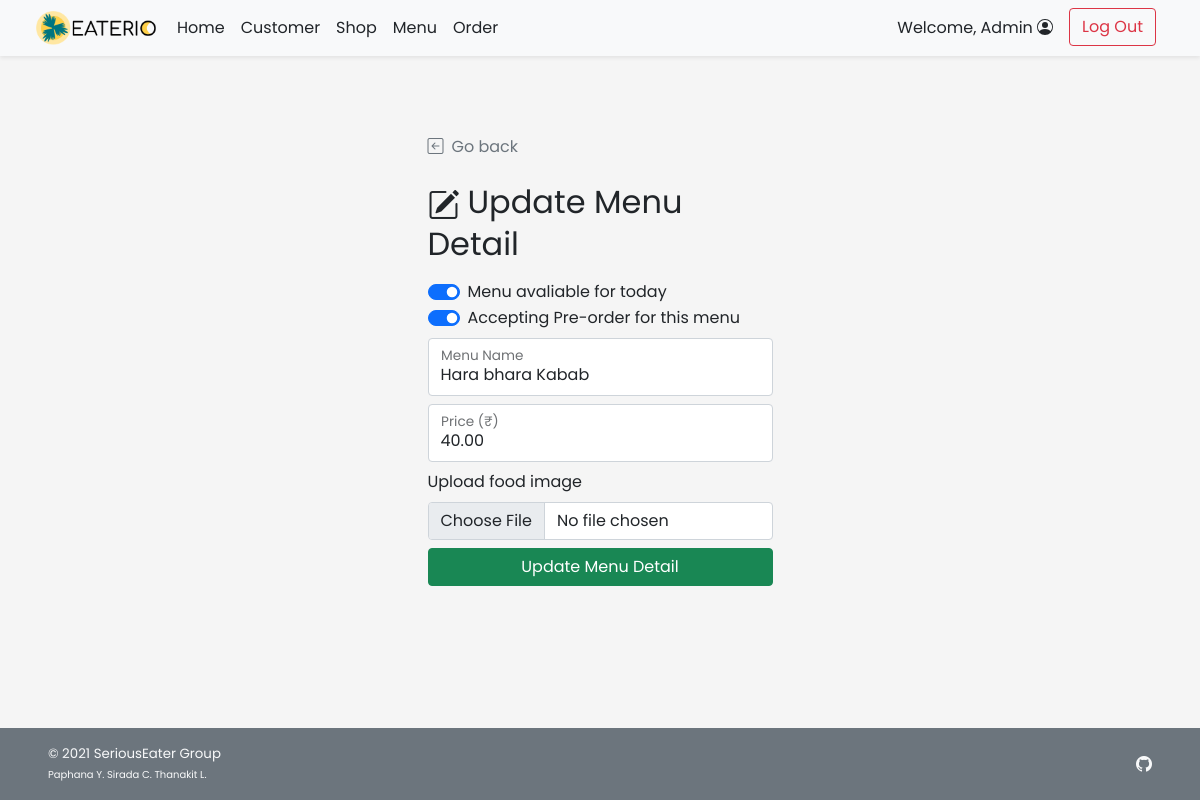
/admin/admin_food_edit.php?s_id=1&f_id=4 (signed in), run on the app's committed database.
### tables this page shows
CREATE TABLE `food` (
  `f_id` int(11) NOT NULL,
  `s_id` int(11) NOT NULL,
  `f_name` varchar(100) NOT NULL,
  `f_price` decimal(6,2) NOT NULL,
  `f_todayavail` tinyint(4) NOT NULL DEFAULT 1 COMMENT 'Food is available to order or not',
  `f_preorderavail` tinyint(4) NOT NULL DEFAULT 1,
  `f_pic` text DEFAULT NULL
);

### admin/admin_food_edit.php (the view, shortened to what this page needs)
<!DOCTYPE html>
<html lang="en">
<head>
    <?php
        include("../conn_db.php");
        include('../head.php');
    ?>
    <link href="../css/main.css" rel="stylesheet">
    <link href="../css/login.css" rel="stylesheet">
</head>
<body class="d-flex flex-column h-100">
    <?php include('nav_header_admin.php')?>
    <div class="container form-signin mt-auto w-50">
        <a class="nav nav-item text-decoration-none text-muted" href="#" onclick="history.back();">
            <i class="bi bi-arrow-left-square me-2"></i>Go back
        </a>
        <?php
            $f_id = $_GET["f_id"];
            $query = "SELECT * FROM food WHERE f_id = {$f_id} LIMIT 0,1";
            $result = $mysqli ->query($query);
            $row = $result -> fetch_array();
        ?>
        <form method="POST" action="admin_food_edit.php" class="form-floating" enctype="multipart/form-data">
            <h2 class="mt-4 mb-3 fw-normal text-bold"><i class="bi bi-pencil-square me-2"></i>Update Menu Detail</h2>
            <div class="form-check form-switch">
                <input class="form-check-input" type="checkbox" id="f_todayavail"
                name="f_todayavail" <?php if($row["f_todayavail"]){echo "checked";} ?>>
                <label class="form-check-label" for="f_todayavail">Menu avaliable for today</label>
            </div>
            <div class="form-check form-switch mb-2">
                <input class="form-check-input" type="checkbox" id="f_preorderavail" name="f_preorderavail" <?php if($row["f_preorderavail"]){echo "checked";} ?>>
                <label class="form-check-label" for="f_preorderavail">Accepting Pre-order for this menu</label>
            </div>
            <div class="form-floating mb-2">
                <input type="text" class="form-control" id="f_name" placeholder="f_name" name="f_name"
                value="<?php echo $row["f_name"];?>" required>
                <label for="f_name">Menu Name</label>
            </div>
            <div class="form-floating mb-2">
                <input type="number" step=".25" min="0.00" max="999.75" class="form-control" id="f_price" placeholder="Price (₹)" value="<?php echo $row["f_price"];?>" name="f_price" required>
                <label for="f_price">Price (₹)</label>
            </div>
            <div class="mb-2">
                <label for="formFile" class="form-label">Upload food image</label>
                <input class="form-control" type="file" id="f_pic" name="f_pic" accept="image/*">
            </div>
            <button class="w-100 btn btn-success mb-3" name="upd_confirm" type="submit">Update Menu Detail</button>
        </form>
    </div>
    <footer
        class="footer d-flex flex-wrap justify-content-between align-items-center px-5 py-3 mt-auto bg-secondary text-light">
        <span class="smaller-font">&copy; 2021 SeriousEater Group<br /><span class="xsmall-font">Paphana Y. Sirada C.
                Thanakit L.</span></span>
        <ul class="nav justify-content-end list-unstyled d-flex">
            <li class="ms-3"><a class="text-light" target="_blank" href="https://github.com/waterthatfrozen/EATERIO"><i
                        class="bi bi-github"></i></a></li>
        </ul>
    </footer>
</body>
</html>

### css/main.css (style rules this page uses)
html { height: 100%; }
body { height: 100%; padding-top: 4rem; margin-bottom: -50px; font-family: 'Poppins', 'Noto Sans Thai', sans-serif; }
a { cursor: pointer; }
.bi { vertical-align: -.125em; fill: currentColor; }
.smaller-font { font-size: smaller; }
.xsmall-font { font-size: x-small; }

### css/login.css (style rules this page uses)
html, body { height: 100%; font-family: 'Poppins', 'Noto Sans Thai', sans-serif; }
body { background-color: #f5f5f5; padding-top: 4rem; margin-bottom: -50px; }
.form-signin { width: 100%; max-width: 375px; padding: 15px; margin: auto; }
.smaller-font { font-size: smaller; }
.xsmall-font { font-size: x-small; }

### data on the page
food: f_todayavail "☑", f_preorderavail "☑", f_name "Hara bhara Kabab", f_price "40.00"

### other printed values
$_SESSION['firstname'] "Admin"
